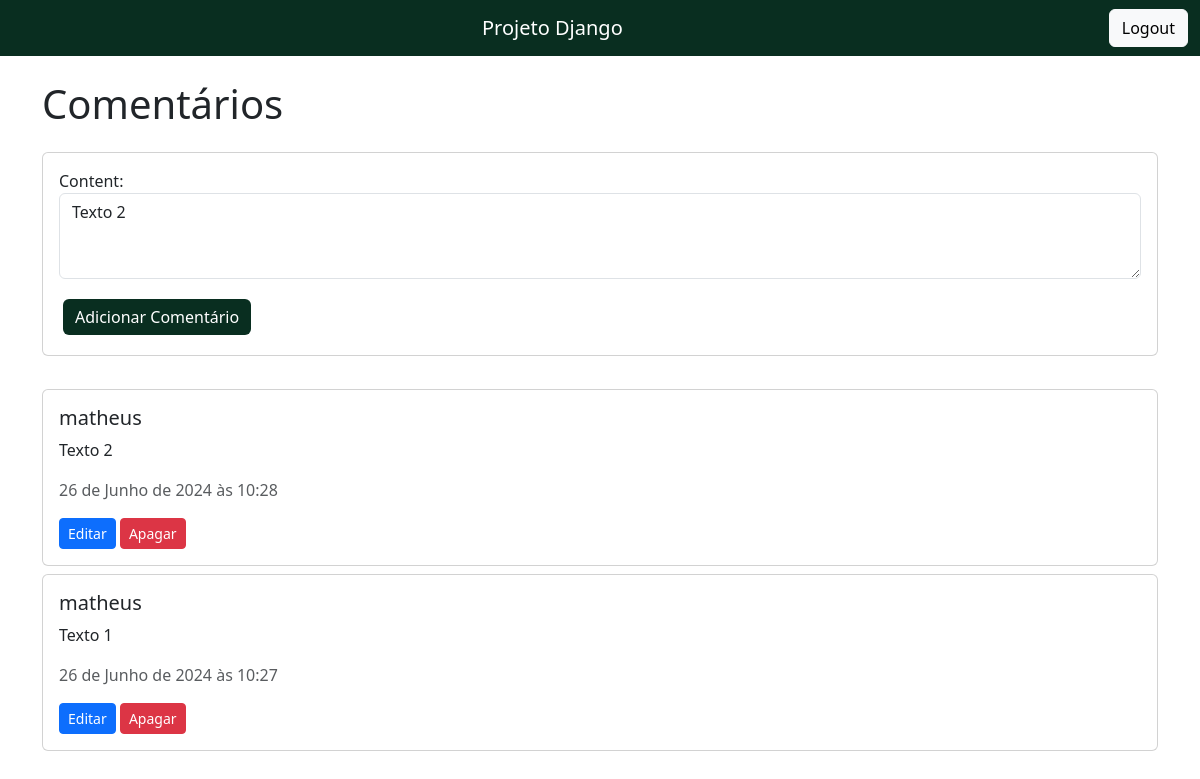
Screenshot of /edit_comment/10/ (signed in) with the database file from the repository.
### core/models.py (models this page shows, shortened)
class Comment(models.Model):
    user = models.ForeignKey(User, on_delete=models.CASCADE)
    content = models.TextField()
    created_at = models.DateTimeField(auto_now_add=True)

### core/views.py (the view)
# urls.py: path('edit_comment/<int:comment_id>/', edit_comment, name='edit_comment'),
@login_required
def edit_comment(request, comment_id):
    comment = get_object_or_404(Comment, id=comment_id, user=request.user)
    if request.method == 'POST':
        form = CommentForm(request.POST, instance=comment)
        if form.is_valid():
            form.save()
            return redirect('comments')
    else:
        form = CommentForm(instance=comment)
    return render(request, 'comments.html', {'form': form, 'comments': Comment.objects.all().order_by('-created_at')})

### core/forms.py
class CommentForm(forms.ModelForm):
    class Meta:
        model = Comment
        fields = ['content']
        widgets = {
            'content': forms.Textarea(attrs={'class': 'form-control', 'rows': 3, 'placeholder': 'Adicione um comentário...'}),
        }

### core/templates/comments.html (shortened to what this page needs)
{% load static %}
<!DOCTYPE html>
<html lang="pt-br">
<head>
    <link href="https://cdn.jsdelivr.net/npm/bootstrap@5.3.3/dist/css/bootstrap.min.css" rel="stylesheet">
    <link rel="stylesheet" type="text/css" href="{% static 'css/styles.css' %}">
</head>
<body>
    <nav class="navbar navbar-expand-lg navbar-custom">
        <div class="container-fluid">
          <div class="navbar-brand">
            <a href="{% url 'index' %}" style="text-decoration: none; color: white;">Projeto Django</a>
          </div>
          <div class="collapse navbar-collapse justify-content-end" id="navbarNav">
            <ul class="navbar-nav">
                <form action="{% url 'logout' %}" method="post">
                    <button type="submit" class="btn btn-light">Logout</button>
                </form>
            </ul>
          </div>
        </div>
    </nav>
    <div class="container mt-4">
        <h1>Comentários</h1>
        <div class="card mt-4" style="margin-bottom:3%">
          <div class="card-body">
              <form method="post">
                  {{ form.as_p }}
                  <button type="submit" class="btn btn-success m-1 btn-custom-2">Adicionar Comentário</button>
              </form>
          </div>
      </div>
        <div class="comments">
            {% for comment in comments %}
                <div class="card mb-2">
                    <div class="card-body">
                        <h5 class="card-title">{{ comment.user.username }}</h5>
                        <p class="card-text">{{ comment.content }}</p>
                        <p class="text-muted">{{ comment.created_at }}</p>
                        {% if comment.user == request.user %}
                            <button class="btn btn-primary btn-sm" onclick="editComment({{ comment.id }})">Editar</button>
                            <form method="post" action="{% url 'delete_comment' comment.id %}" style="display: inline;">
                                <button type="submit" class="btn btn-danger btn-sm">Apagar</button>
                            </form>
                        {% endif %}
                    </div>
                </div>
            {% endfor %}
        </div>
    </div>
</body>
</html>

### static/css/styles.css (style rules this page uses)
.navbar-custom { background-color: #092E20; }
.navbar-custom .navbar-brand { color: white; text-align: center; width: 100%; }
.btn-custom-2 { background-color: #092E20; color: white; border: none; }

### rows the page displays
Comment: content "Texto 2", user.username "matheus", created_at "26 de Junho de 2024 às 10:28"
Comment: user.username "matheus", content "Texto 1", created_at "26 de Junho de 2024 às 10:27"
